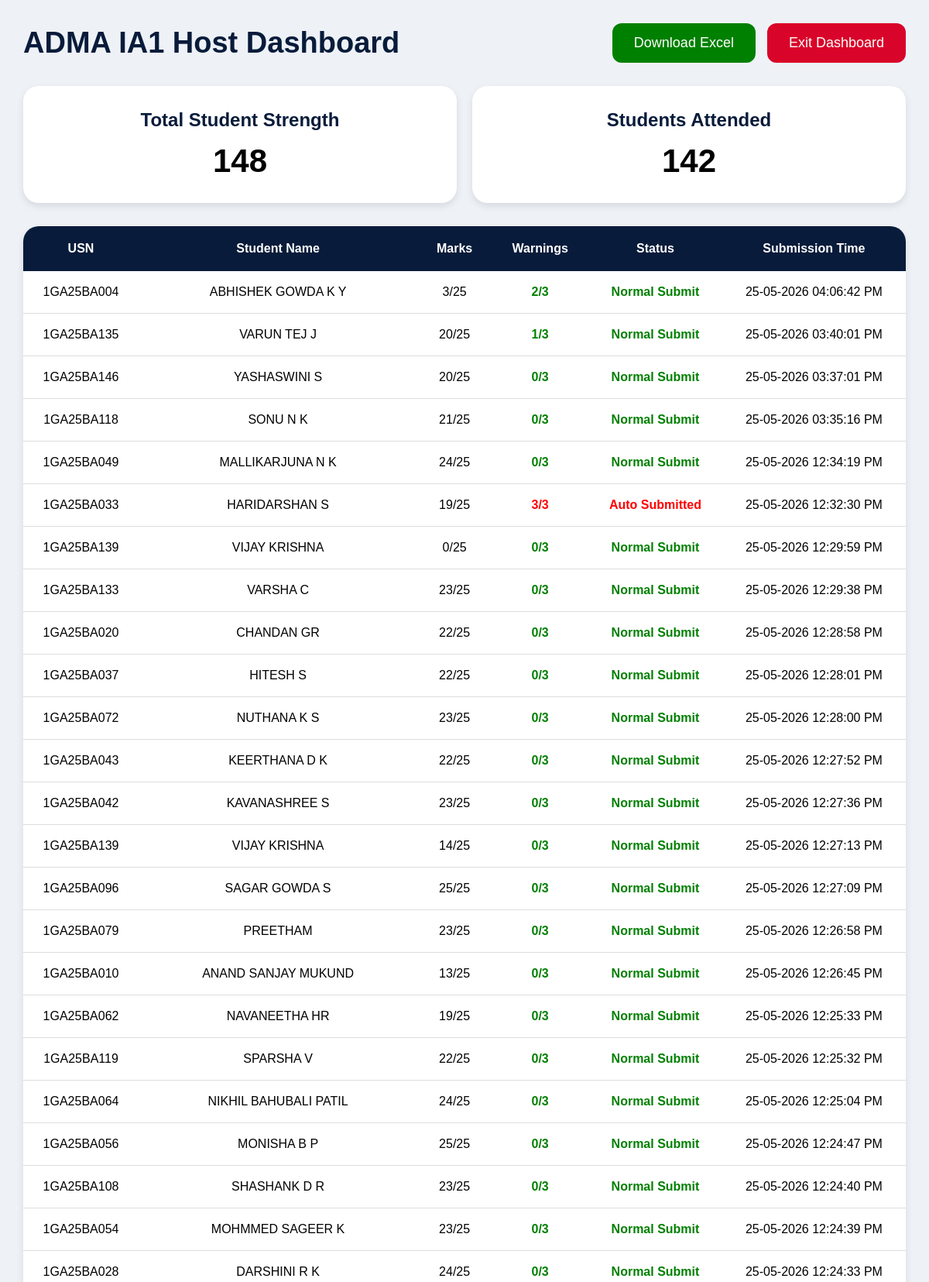
/dashboard (upper part), run on the app's committed database.
### tables this page shows
CREATE TABLE results (

    id INTEGER PRIMARY KEY AUTOINCREMENT,

    usn TEXT,

    student_name TEXT,

    marks TEXT,

    warnings INTEGER,

    status TEXT,

    submission_time TEXT

);

### app.py (the view)
@app.route("/dashboard")
def dashboard():
    conn = sqlite3.connect("exam.db")
    cursor = conn.cursor()
    cursor.execute("""
    SELECT
        usn,
        student_name,
        marks,
        warnings,
        status,
        submission_time
    FROM results
    ORDER BY id DESC
    """)
    results = cursor.fetchall()
    cursor.execute("""
    SELECT COUNT(*)
    FROM students
    """)
    total_students = cursor.fetchone()[0]
    cursor.execute("""
    SELECT COUNT(DISTINCT usn)
    FROM results
    """)
    attended_students = cursor.fetchone()[0]
    conn.close()
    return render_template(
        "dashboard.html",
        results=results,
        total_students=total_students,
        attended_students=attended_students
    )

### templates/dashboard.html (shortened to what this page needs)
<!DOCTYPE html>
<html>
<head>
</head>
<body>
<div class="header">
    <h1>
        ADMA IA1 Host Dashboard
    </h1>
    <div class="buttons">
        <button
            class="btn download"
            onclick="
            window.location.href=
            '/download-results'">
            Download Excel
        </button>
        <button
            class="btn logout"
            onclick="
            window.location.href=
            '/'">
            Exit Dashboard
        </button>
    </div>
</div>
<div class="cards">
    <div class="card">
        <h2>
            Total Student Strength
        </h2>
        <p>
            {{ total_students }}
        </p>
    </div>
    <div class="card">
        <h2>
            Students Attended
        </h2>
        <p>
            {{ attended_students }}
        </p>
    </div>
</div>
<div class="table-box">
<table>
    <thead>
        <tr>
            <th>USN</th>
            <th>Student Name</th>
            <th>Marks</th>
            <th>Warnings</th>
            <th>Status</th>
            <th>Submission Time</th>
        </tr>
    </thead>
    <tbody>
        {% for row in results %}
        <tr>
            <td>
                {{ row[0] }}
            </td>
            <td>
                {{ row[1] }}
            </td>
            <td>
                {{ row[2] }}
            </td>
            <td>
                {% if row[3] >= 3 %}
                <span class="warning-red">
                    {{ row[3] }}/3
                </span>
                {% else %}
                <span class="warning-green">
                    {{ row[3] }}/3
                </span>
                {% endif %}
            </td>
            <td>
                {% if row[4]
                ==
                "Auto Submitted" %}
                <span class="auto">
                    Auto Submitted
                </span>
                {% else %}
                <span class="normal">
                    Normal Submit
                </span>
                {% endif %}
            </td>
            <td>
                {{ row[5] }}
            </td>
        </tr>
        {% endfor %}
    </tbody>
</table>
</div>
</body>
</html>

### templates/dashboard.html (style rules this page uses)
* { margin:0; padding:0; box-sizing:border-box; font-family:Arial,sans-serif; }
body { background:#eef2f7; padding:30px; }
.header { display:flex; justify-content:space-between; align-items:center; flex-wrap:wrap; gap:20px; margin-bottom:30px; }
.header h1 { color:#081b3a; font-size:38px; }
.buttons { display:flex; gap:15px; flex-wrap:wrap; }
.btn { border:none; border-radius:12px; padding:15px 28px; font-size:18px; cursor:pointer; color:white; }
.download { background:green; }
.logout { background:#d90429; }
.cards { display:grid; grid-template-columns: repeat(auto-fit, minmax(280px,1fr)); gap:20px; margin-bottom:30px; }
.card { background:white; border-radius:20px; padding:30px; text-align:center; box-shadow: 0px 4px 10px rgba(0,0,0,0.1); }
.card h2 { color:#081b3a; margin-bottom:15px; }
.card p { font-size:42px; font-weight:bold; }
.table-box { overflow-x:auto; background:white; border-radius:20px; box-shadow: 0px 4px 10px rgba(0,0,0,0.1); }
table { width:100%; border-collapse:collapse; }
th { background:#081b3a; color:white; padding:20px; }
td { text-align:center; padding:18px; border-bottom: 1px solid #ddd; }
.normal { color:green; font-weight:bold; }
.auto { color:red; font-weight:bold; }
.warning-red { color:red; font-weight:bold; }
.warning-green { color:green; font-weight:bold; }

### data on the page
results: usn "1GA25BA004", student_name "ABHISHEK GOWDA K Y", marks "3/25", warnings "2", status "Normal Submit", submission_time "25-05-2026 04:06:42 PM"
results: usn "1GA25BA135", student_name "VARUN TEJ J", marks "20/25", warnings "1", status "Normal Submit", submission_time "25-05-2026 03:40:01 PM"
results: usn "1GA25BA146", student_name "YASHASWINI S", marks "20/25", warnings "0", status "Normal Submit", submission_time "25-05-2026 03:37:01 PM"
results: usn "1GA25BA118", student_name "SONU N K", marks "21/25", warnings "0", status "Normal Submit", submission_time "25-05-2026 03:35:16 PM"
results: usn "1GA25BA049", student_name "MALLIKARJUNA N K", marks "24/25", warnings "0", status "Normal Submit", submission_time "25-05-2026 12:34:19 PM"
results: usn "1GA25BA033", student_name "HARIDARSHAN S", marks "19/25", warnings "3", status "Auto Submitted", submission_time "25-05-2026 12:32:30 PM"
results: usn "1GA25BA139", student_name "VIJAY KRISHNA", marks "0/25", warnings "0", status "Normal Submit", submission_time "25-05-2026 12:29:59 PM"
results: usn "1GA25BA133", student_name "VARSHA C", marks "23/25", warnings "0", status "Normal Submit", submission_time "25-05-2026 12:29:38 PM"
results: usn "1GA25BA020", student_name "CHANDAN GR", marks "22/25", warnings "0", status "Normal Submit", submission_time "25-05-2026 12:28:58 PM"
results: usn "1GA25BA037", student_name "HITESH S", marks "22/25", warnings "0", status "Normal Submit", submission_time "25-05-2026 12:28:01 PM"
results: usn "1GA25BA072", student_name "NUTHANA K S", marks "23/25", warnings "0", status "Normal Submit", submission_time "25-05-2026 12:28:00 PM"
results: usn "1GA25BA043", student_name "KEERTHANA D K", marks "22/25", warnings "0", status "Normal Submit", submission_time "25-05-2026 12:27:52 PM"
results: usn "1GA25BA042", student_name "KAVANASHREE S", marks "23/25", warnings "0", status "Normal Submit", submission_time "25-05-2026 12:27:36 PM"
results: usn "1GA25BA139", student_name "VIJAY KRISHNA", marks "14/25", warnings "0", status "Normal Submit", submission_time "25-05-2026 12:27:13 PM"
results: usn "1GA25BA096", student_name "SAGAR GOWDA S", marks "25/25", warnings "0", status "Normal Submit", submission_time "25-05-2026 12:27:09 PM"
results: usn "1GA25BA079", student_name "PREETHAM", marks "23/25", warnings "0", status "Normal Submit", submission_time "25-05-2026 12:26:58 PM"
results: usn "1GA25BA010", student_name "ANAND SANJAY MUKUND", marks "13/25", warnings "0", status "Normal Submit", submission_time "25-05-2026 12:26:45 PM"
results: usn "1GA25BA062", student_name "NAVANEETHA HR", marks "19/25", warnings "0", status "Normal Submit", submission_time "25-05-2026 12:25:33 PM"
results: usn "1GA25BA119", student_name "SPARSHA V", marks "22/25", warnings "0", status "Normal Submit", submission_time "25-05-2026 12:25:32 PM"
results: usn "1GA25BA064", student_name "NIKHIL BAHUBALI PATIL", marks "24/25", warnings "0", status "Normal Submit", submission_time "25-05-2026 12:25:04 PM"
results: usn "1GA25BA056", student_name "MONISHA B P", marks "25/25", warnings "0", status "Normal Submit", submission_time "25-05-2026 12:24:47 PM"
results: usn "1GA25BA108", student_name "SHASHANK D R", marks "23/25", warnings "0", status "Normal Submit", submission_time "25-05-2026 12:24:40 PM"
results: usn "1GA25BA054", student_name "MOHMMED SAGEER K", marks "23/25", warnings "0", status "Normal Submit", submission_time "25-05-2026 12:24:39 PM"
results: usn "1GA25BA028", student_name "DARSHINI R K", marks "24/25", warnings "0", status "Normal Submit", submission_time "25-05-2026 12:24:33 PM"

### other printed values
{{ total_students }} "148"
{{ attended_students }} "142"
